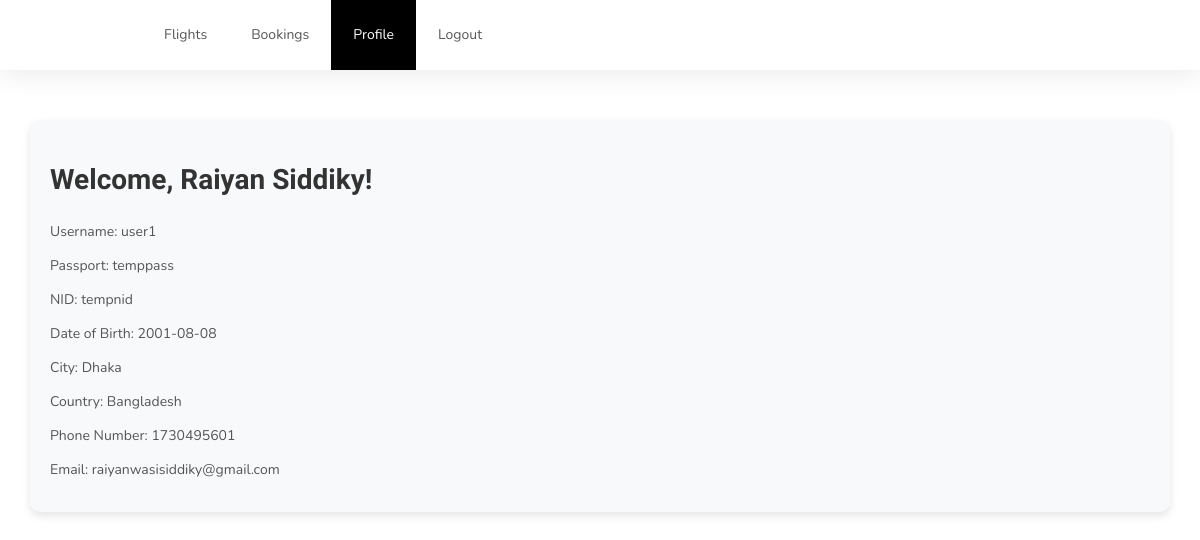
The app's page /profile.php (signed in) with its own data.
### tables this page shows
CREATE TABLE `users` (
  `first_name` varchar(30) DEFAULT NULL,
  `last_name` varchar(30) DEFAULT NULL,
  `username` varchar(30) NOT NULL,
  `passport` varchar(30) DEFAULT NULL,
  `nid` varchar(30) DEFAULT NULL,
  `date_of_birth` date DEFAULT NULL,
  `city` varchar(30) DEFAULT NULL,
  `country` varchar(30) DEFAULT NULL,
  `phone_no` int(11) DEFAULT NULL,
  `email` varchar(50) DEFAULT NULL,
  `password` varchar(50) DEFAULT NULL
);

### profile.php (the view, shortened to what this page needs)
<!DOCTYPE html>
<html lang="en">
<head>
    <link rel="stylesheet" href="css/bootstrap.min.css">
    <link rel="stylesheet" href="css/style.css">
</head>
<body id="top" data-spy="scroll" data-target=".navbar-collapse" data-offset="50">
    <section class="navbar custom-navbar navbar-fixed-top navbar-custom" role="navigation">
        <div class="container">
            <div class="collapse navbar-collapse">
                <ul class="nav navbar-nav navbar-nav-first">
                    <li><a href="flights.php">Flights</a></li>
                    <li><a href="bookings.php">Bookings</a></li>
                    <li class="active"><a href="profile.php">Profile</a></li>
                    <li><a href="login.php">Logout</a></li>
                </ul>
            </div>
        </div>
    </section>
    <div class="container profile-container">
        <div class="row">
            <div class="col-md-12">
            <?php
                require_once('dbconnect.php');
                if (isset($_SESSION['username'])) {
                    $username = $_SESSION['username'];
                    $userDataQuery = "SELECT first_name, last_name, username, passport, nid, date_of_birth, city, country, phone_no, email FROM users WHERE username = '$username'";
                    $userDataResult = mysqli_query($conn, $userDataQuery);
                    if ($userDataResult) {
                        if (mysqli_num_rows($userDataResult) == 1) {
                            $row = mysqli_fetch_assoc($userDataResult);
                            ?>
                            <div class="profile-info">
                                <h2>Welcome, <?php echo $row["first_name"] . " " . $row["last_name"]; ?>!</h2>
                                <p>Username: <?php echo $row["username"]; ?></p>
                                <p>Passport: <?php echo $row["passport"]; ?></p>
                                <p>NID: <?php echo $row["nid"]; ?></p>
                                <p>Date of Birth: <?php echo $row["date_of_birth"]; ?></p>
                                <p>City: <?php echo $row["city"]; ?></p>
                                <p>Country: <?php echo $row["country"]; ?></p>
                                <p>Phone Number: <?php echo $row["phone_no"]; ?></p>
                                <p>Email: <?php echo $row["email"]; ?></p>
                            </div>
                            <?php
                        } else {
                            echo "No user data found for the logged-in user";
                        }
                    } else {
                        echo "Error fetching user data: " . mysqli_error($conn);
                    }
                } else {
                    header("Location: login.php");
                    exit();
                }
            ?>
            </div>
        </div>
    </div>
</body>
</html>

### css/style.css (style rules this page uses)
body { background: #ffffff; font-family: 'Nunito', sans-serif; overflow-x: hidden; padding-top: 70px; }
h1,h2,h3,h4,h5,h6 { font-family: 'Muli', sans-serif; font-weight: bold; line-height: inherit; }
h2 { color: #353535; font-size: 2em; padding-bottom: 10px; }
p { color: #757575; font-size: 14px; font-weight: normal; line-height: 24px; }
html { -webkit-font-smoothing: antialiased; }
a { color: #252525; -webkit-transition: 0.5s; transition: 0.5s; text-decoration: none !important; }
a, input, button, .form-control { -webkit-transition: 0.5s; transition: 0.5s; }
section { position: relative; padding: 100px 0; }
.custom-navbar { background: #ffffff; border-top: 5px solid #29ca8e; border-bottom: 0; -webkit-box-shadow: 0 1px 30px rgba(0, 0, 0, 0.1); -moz-box-shadow: 0 1px 30px rgba(0, 0, 0, 0.1); box-shadow: 0 1px 30px rgba(0, 0, 0, 0.1); padding: 12px 0; margin-bottom: 0; padding: 0; }
.custom-navbar .navbar-nav.navbar-nav-first { margin-left: 8em; }
.custom-navbar .nav li a { line-height: 40px; color: #575757; padding-right: 22px; padding-left: 22px; }
.custom-navbar .nav li.active > a { background-color: #29ca8e; color: #ffffff; }
section, .section-background .item, .section-background .courses-thumb, .section-background .team-thumb, main > section:nth-child(even) .item, main > section:nth-child(even) .courses-thumb, main > section:nth-child(even) .team-thumb, main > section { background: #fff; }

### profile.php (style rules this page uses)
.navbar-custom .navbar-nav-first>li>a:hover, .navbar-custom .navbar-nav-first>li.active>a { color: #fff !important; background-color: #000 !important; }
.navbar-custom { border-color: #000 !important; border: none !important; }
.profile-container { margin-top: 50px; }
.profile-info { background-color: #f8f9fa; padding: 20px; border-radius: 10px; box-shadow: 0 4px 8px rgba(0, 0, 0, 0.1); }
h2 { color: #333; }
p { color: #555; margin-bottom: 10px; }

### records on screen
users: first_name "Raiyan", last_name "Siddiky", username "user1", passport "temppass", nid "tempnid", date_of_birth "2001-08-08", city "Dhaka", country "Bangladesh", phone_no "1730495601", email "raiyanwasisiddiky@gmail.com"
